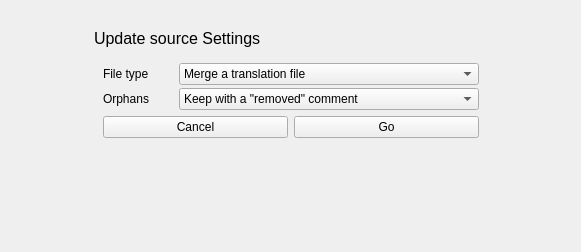
<?xml version="1.0" encoding="UTF-8"?>
<ui version="4.0">
 <class>UpdateWidget</class>
 <widget class="QWidget" name="UpdateWidget">
  <property name="geometry">
   <rect>
    <x>0</x>
    <y>0</y>
    <width>581</width>
    <height>252</height>
   </rect>
  </property>
  <property name="windowTitle">
   <string>Form</string>
  </property>
  <layout class="QGridLayout" name="gridLayout">
   <item row="0" column="0">
    <widget class="QScrollArea" name="scrollArea">
     <property name="frameShape">
      <enum>QFrame::NoFrame</enum>
     </property>
     <property name="widgetResizable">
      <bool>true</bool>
     </property>
     <widget class="QWidget" name="scrollAreaWidgetContents">
      <property name="geometry">
       <rect>
        <x>0</x>
        <y>0</y>
        <width>565</width>
        <height>236</height>
       </rect>
      </property>
      <layout class="QHBoxLayout" name="horizontalLayout_2">
       <item>
        <spacer name="horizontalSpacer">
         <property name="orientation">
          <enum>Qt::Horizontal</enum>
         </property>
         <property name="sizeHint" stdset="0">
          <size>
           <width>40</width>
           <height>20</height>
          </size>
         </property>
        </spacer>
       </item>
       <item>
        <widget class="QWidget" name="settingsWidget_2" native="true">
         <layout class="QVBoxLayout" name="verticalLayout">
          <item>
           <widget class="QLabel" name="label_21">
            <property name="font">
             <font>
              <pointsize>12</pointsize>
             </font>
            </property>
            <property name="text">
             <string>Update source Settings</string>
            </property>
           </widget>
          </item>
          <item>
           <widget class="QWidget" name="importWidget" native="true">
            <property name="enabled">
             <bool>true</bool>
            </property>
            <layout class="QVBoxLayout" name="importLayout">
             <item>
              <layout class="QFormLayout" name="importFormLayout">
               <property name="horizontalSpacing">
                <number>30</number>
               </property>
               <property name="verticalSpacing">
                <number>3</number>
               </property>
               <item row="0" column="0">
                <widget class="QLabel" name="label">
                 <property name="text">
                  <string>File type</string>
                 </property>
                </widget>
               </item>
               <item row="0" column="1">
                <widget class="QComboBox" name="mergeCombo">
                 <property name="minimumSize">
                  <size>
                   <width>300</width>
                   <height>0</height>
                  </size>
                 </property>
                 <item>
                  <property name="text">
                   <string>Merge a translation file</string>
                  </property>
                 </item>
                 <item>
                  <property name="text">
                   <string>Merge translations from a source code</string>
                  </property>
                 </item>
                </widget>
               </item>
               <item row="1" column="0">
                <widget class="QLabel" name="label_2">
                 <property name="text">
                  <string>Orphans</string>
                 </property>
                </widget>
               </item>
               <item row="1" column="1">
                <widget class="QComboBox" name="duplicatesCombo">
                 <item>
                  <property name="text">
                   <string>Keep with a &quot;removed&quot; comment</string>
                  </property>
                 </item>
                 <item>
                  <property name="text">
                   <string>Remove</string>
                  </property>
                 </item>
                </widget>
               </item>
              </layout>
             </item>
             <item>
              <layout class="QHBoxLayout" name="horizontalLayout_3">
               <item>
                <widget class="QPushButton" name="cancelBtn">
                 <property name="text">
                  <string>Cancel</string>
                 </property>
                 <property name="icon">
                  <iconset resource="src/resources.qrc">
                   <normaloff>:/icons/close</normaloff>:/icons/close</iconset>
                 </property>
                </widget>
               </item>
               <item>
                <widget class="QPushButton" name="mergeBtn">
                 <property name="text">
                  <string>Go</string>
                 </property>
                 <property name="icon">
                  <iconset resource="src/resources.qrc">
                   <normaloff>:/icons/add</normaloff>:/icons/add</iconset>
                 </property>
                </widget>
               </item>
              </layout>
             </item>
            </layout>
           </widget>
          </item>
          <item>
           <spacer name="verticalSpacer_9">
            <property name="orientation">
             <enum>Qt::Vertical</enum>
            </property>
            <property name="sizeHint" stdset="0">
             <size>
              <width>20</width>
              <height>40</height>
             </size>
            </property>
           </spacer>
          </item>
         </layout>
        </widget>
       </item>
       <item>
        <spacer name="horizontalSpacer_2">
         <property name="orientation">
          <enum>Qt::Horizontal</enum>
         </property>
         <property name="sizeHint" stdset="0">
          <size>
           <width>40</width>
           <height>20</height>
          </size>
         </property>
        </spacer>
       </item>
      </layout>
     </widget>
    </widget>
   </item>
  </layout>
 </widget>
 <resources>
  <include location="src/resources.qrc"/>
 </resources>
 <connections/>
</ui>
